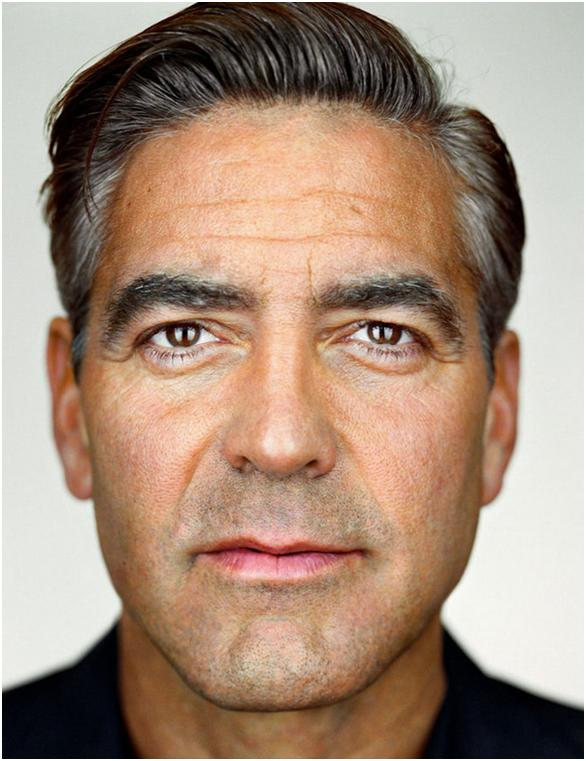
#> input picture dimensionality-reduction/darren_reger/clooney1.jpg, 586 x 761 px
$ python dim_red.py   (older library calls are emulated)
#> lines starting #> are read from the running program, lines starting #| are printed output that depends on the picture
import matplotlib.pyplot as plt
import scipy.misc
import numpy as np
from scipy.sparse.linalg import eigs

# [4 lines of commented-out code are left out]

c1 = scipy.misc.imresize(scipy.misc.imread('clooney1.jpg',flatten=True),(120,80)).astype(float)
#> c1: shape (120, 80) float64; min 1, max 246, mean 146.7
c2 = scipy.misc.imresize(scipy.misc.imread('clooney2.jpg',flatten=True),(120,80)).astype(float)
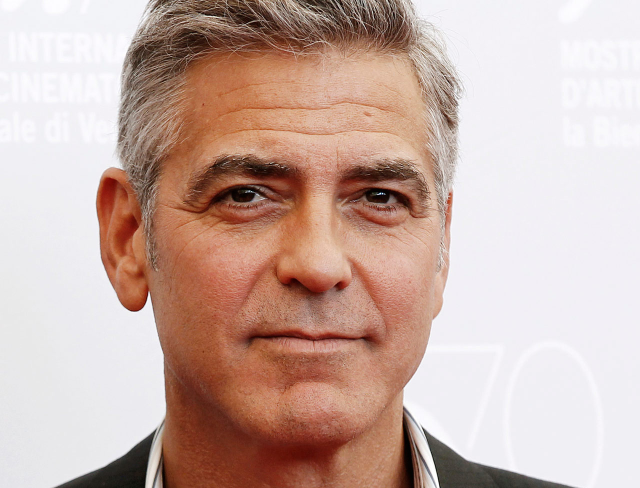
#> input picture dimensionality-reduction/darren_reger/clooney2.jpg, 1280 x 976 px (shown at 1/2 size)
#> c2: shape (120, 80) float64; min 12, max 253, mean 183
c3 = scipy.misc.imresize(scipy.misc.imread('clooney3.jpg',flatten=True),(120,80)).astype(float)
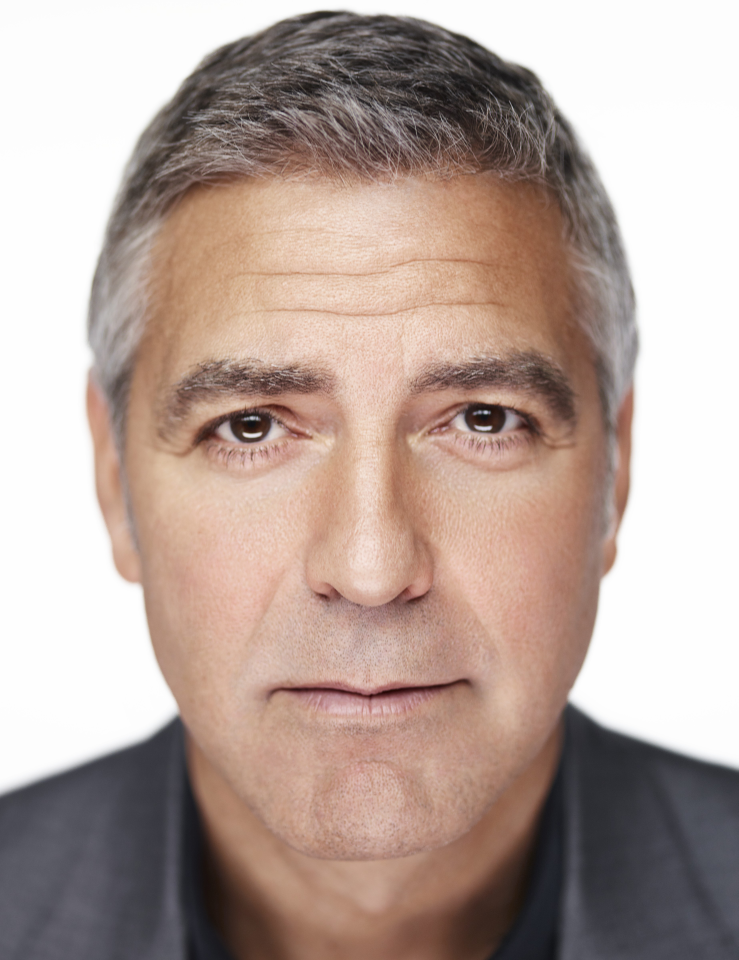
#> input picture dimensionality-reduction/darren_reger/clooney3.jpg, 3692 x 4800 px (shown at 1/5 size)
#> c3: shape (120, 80) float64; min 9, max 254, mean 164
c4 = scipy.misc.imresize(scipy.misc.imread('clooney4.jpg',flatten=True),(120,80)).astype(float)
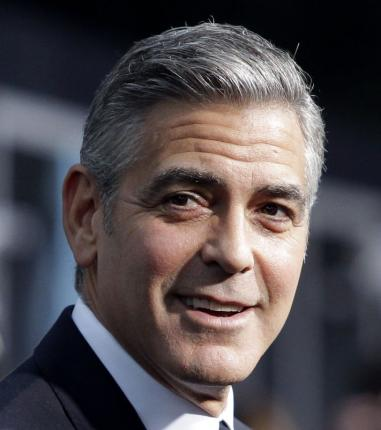
#> input picture dimensionality-reduction/darren_reger/clooney4.jpg, 381 x 430 px
#> c4: shape (120, 80) float64; min 0, max 255, mean 76.6
c5 = scipy.misc.imresize(scipy.misc.imread('clooney5.jpg',flatten=True),(120,80)).astype(float)
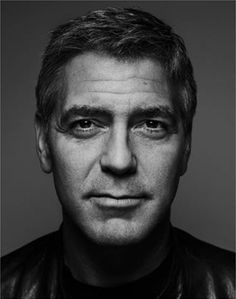
#> input picture dimensionality-reduction/darren_reger/clooney5.jpg, 236 x 299 px
#> c5: shape (120, 80) float64; min 0, max 246, mean 74.7
avg_clooney = (c1+c2+c3+c4+c5)/5.0
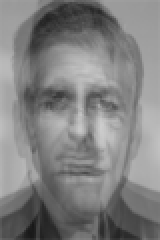
#> avg_clooney: shape (120, 80) float64 (shown 2 times larger); min 24.4, max 205, mean 129

o1 = scipy.misc.imresize(scipy.misc.imread('obama1.jpg',flatten=True),(120,80)).astype(float)
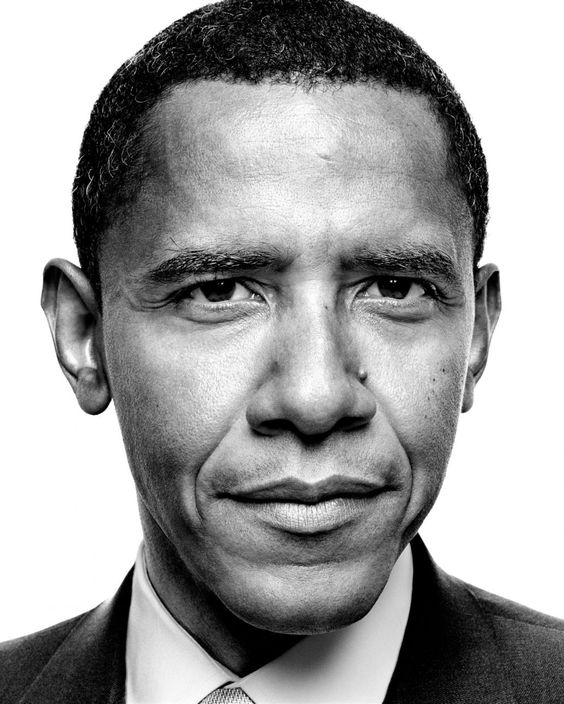
#> input picture dimensionality-reduction/darren_reger/obama1.jpg, 564 x 704 px
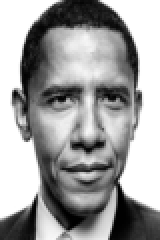
#> o1: shape (120, 80) float64 (shown 2 times larger); min 0, max 255, mean 158.9
#> (the run stopped early here; a loop or call above may not have finished)
